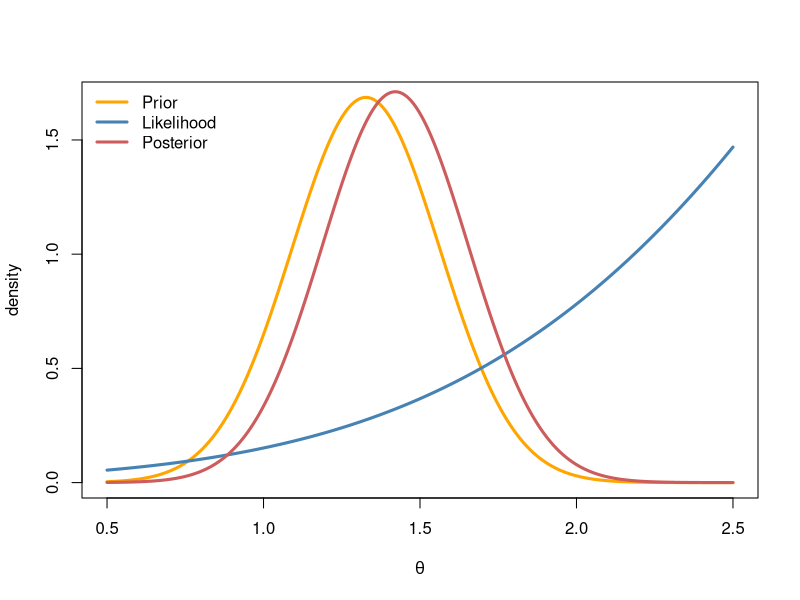

Source code (R):
## ---- chunk 1
theta_grid = seq(0.5, 2.5, length = 1000)
bin_width = theta_grid[2] - theta_grid[1]
like = (1 - pnorm(3, theta_grid, sqrt(3)))^2 
prior = dnorm(theta_grid, 1.3271, sqrt(0.05597))
post = like * prior # unnormalized
post = post / sum(post * bin_width)
like = like / sum(like * bin_width)
plot(theta_grid, prior, type = "l", col = "orange", lwd = 3, xlab = expression(theta), ylab = "density")
lines(theta_grid, like, col = "steelblue", lwd = 3)
lines(theta_grid, post, col = "indianred", lwd = 3)
legend("topleft", legend = c("Prior", "Likelihood", "Posterior"),
       col = c("orange", "steelblue", "indianred"), lwd = 3, bty = "n")
